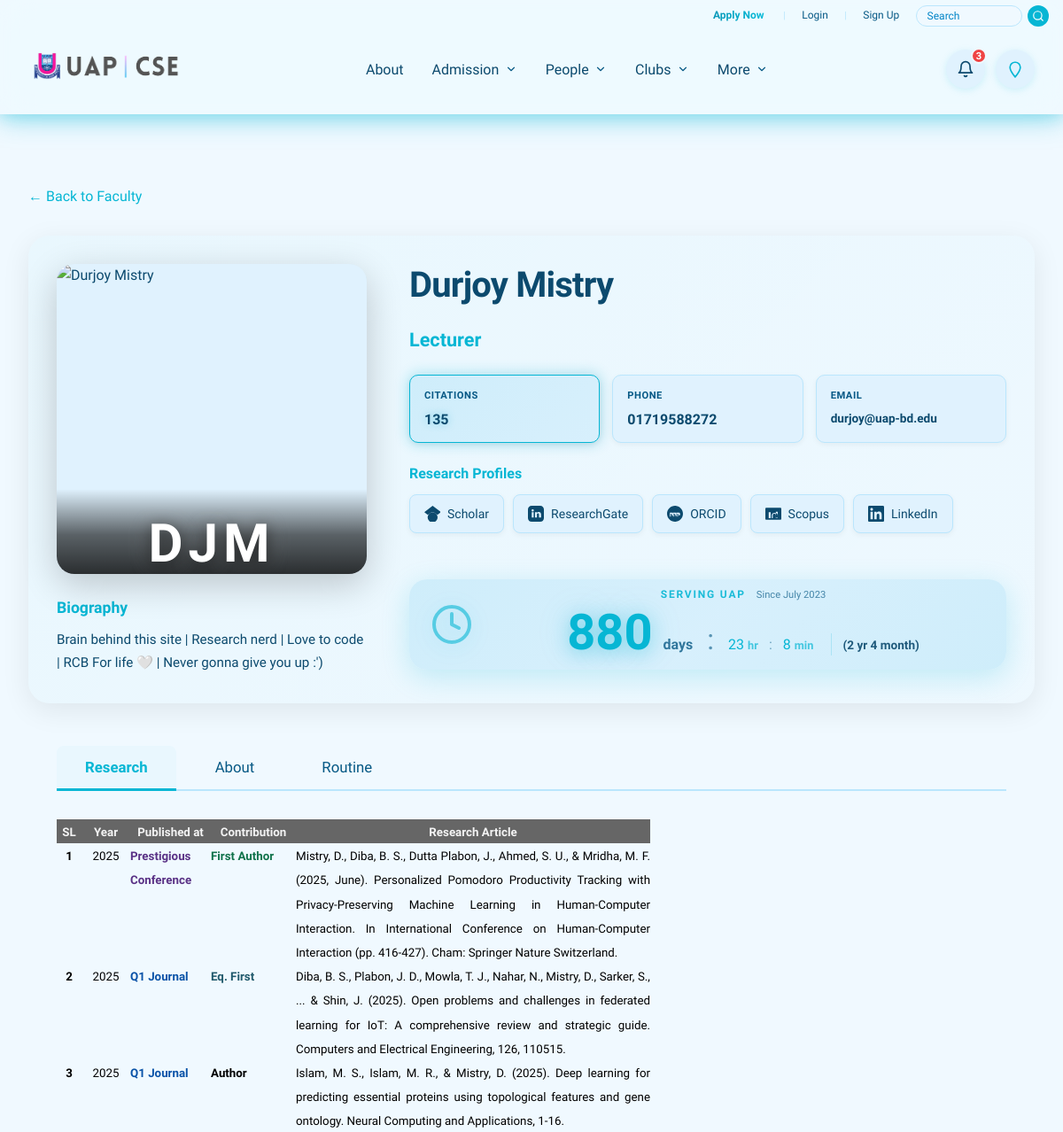
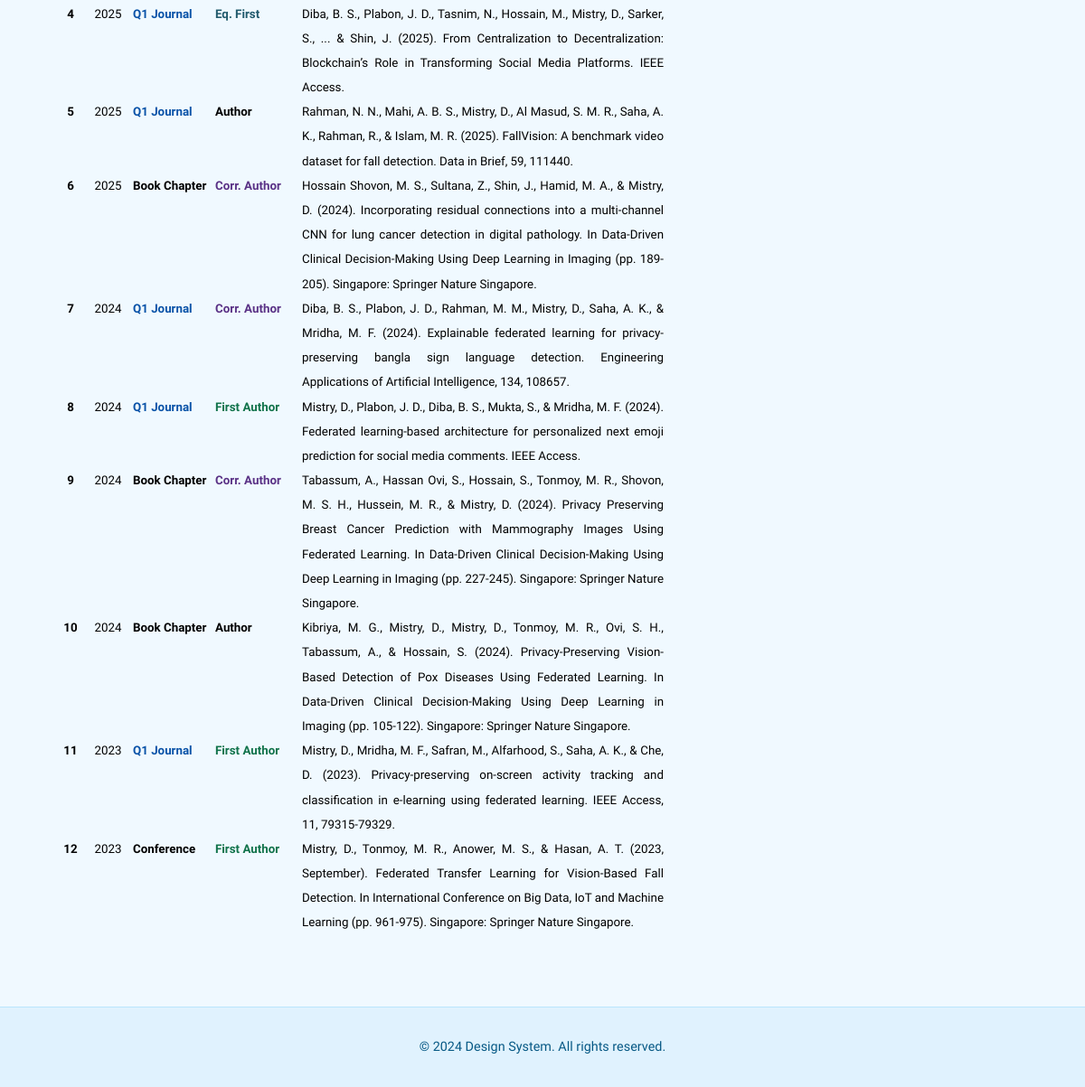
Page /people/faculty/1/ on the earlier database version (2 pictures, top to bottom).
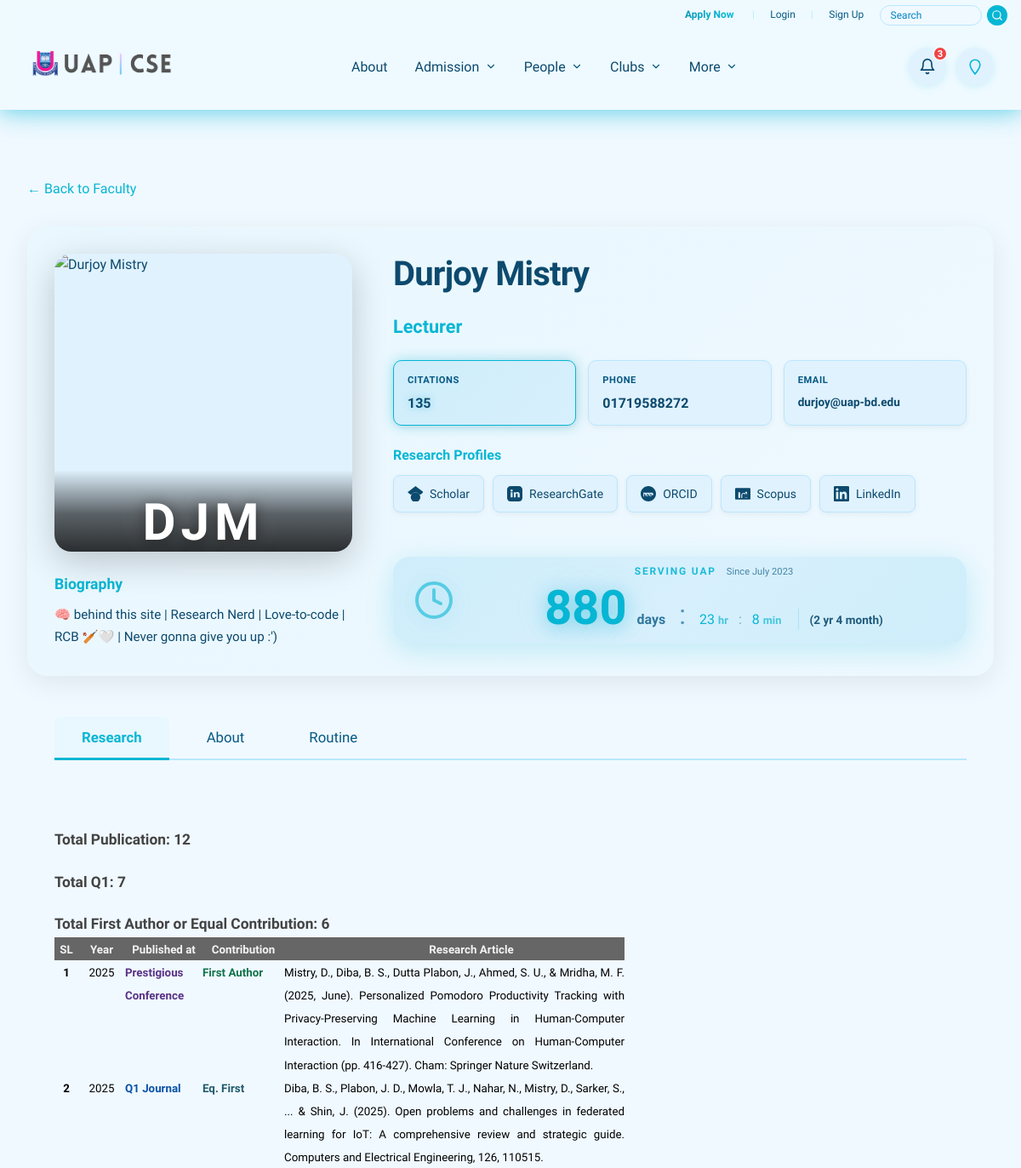
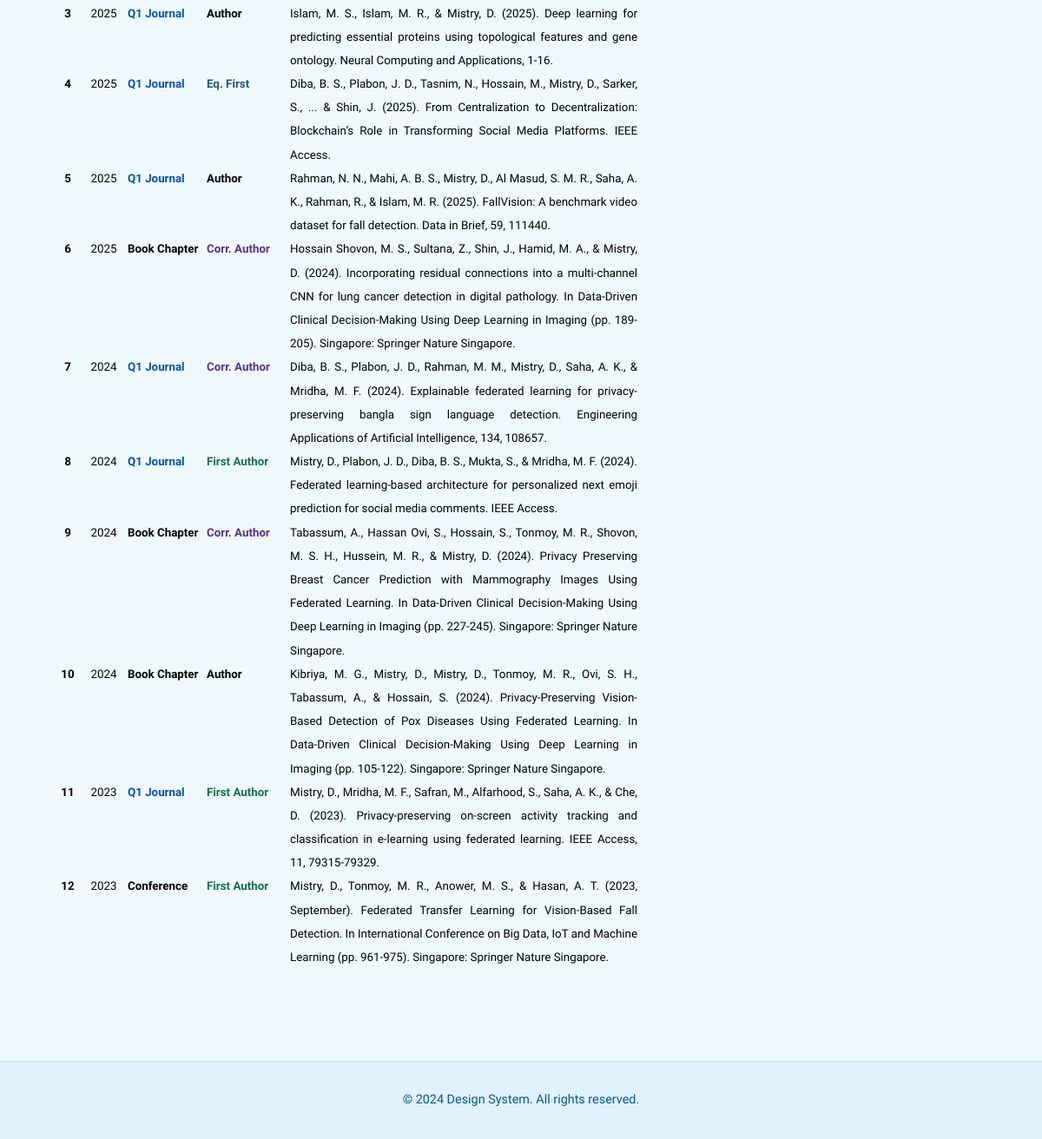
Same page on the later database version (2 pictures, top to bottom).
### people/models.py (models this page shows, shortened)
class Faculty(models.Model):
    DESIGNATION_CHOICES = [
        ('Professor', 'Professor'),
        ('Associate Professor', 'Associate Professor'),
        ('Assistant Professor', 'Assistant Professor'),
        ('Lecturer', 'Lecturer'),
        ('Teaching Assistant', 'Teaching Assistant'),
    ]
    base_user = models.OneToOneField(
        BaseUser,
        on_delete=models.CASCADE,
        primary_key=True,
        related_name='faculty_profile',
        help_text="Base user account"
    )
    name = models.CharField(
        max_length=50,
        default="Name",
        help_text="Full name of the faculty member"
    )
    shortname = models.CharField(
        max_length=5,
        default='N/A',
        help_text="Short name or initials"
    )
    designation = models.CharField(
        max_length=20,
        choices=DESIGNATION_CHOICES,
        null=True,
        blank=True,
        help_text="Academic designation"
    )
    phone = models.CharField(
        max_length=11,
        blank=True,
        null=True,
        help_text="Contact phone number"
    )
    bio = models.CharField(
        max_length=92,
        blank=True,
        null=True,
        help_text="Short biography (max 92 characters)"
    )
    about = RichTextField(
        blank=True,
        null=True,
        help_text="Detailed about section with rich text"
    )
    profile_pic = ImageCropField(
        upload_to='faculty_photos/',
        null=True,
        blank=True,
        help_text="Faculty profile picture"
    )
    cropping = ImageRatioField(
        'profile_pic',
        '400x400',
        size_warning=True,
        help_text="Crop image to 1:1 aspect ratio (400x400)"
    )
    joining_date = models.DateField(
        null=True,
        blank=True,
        help_text="Date when faculty joined"
    )
    google_scholar_url = models.URLField(
        max_length=255,
        blank=True,
        null=True,
        help_text="Google Scholar profile URL"
    )
    researchgate_url = models.URLField(
        max_length=255,
        blank=True,
        null=True,
        help_text="ResearchGate profile URL"
    )
    orcid_url = models.URLField(
        max_length=255,
        blank=True,
        null=True,
        help_text="ORCID profile URL"
    )
    scopus_url = models.URLField(
        max_length=255,
        blank=True,
        null=True,
        help_text="Scopus profile URL"
    )
    linkedin_url = models.URLField(
        max_length=255,
        blank=True,
        null=True,
        help_text="LinkedIn profile URL"
    )
    researches = RichTextField(
        blank=True,
        null=True,
        help_text="Research information with rich text"
    )
    citation = models.PositiveIntegerField(
        default=0,
        blank=True,
        null=True,
        help_text="Total citations count"
    )
    sl = models.PositiveIntegerField(
        validators=[MinValueValidator(1)],
        blank=True,
        null=True,
        help_text="Serial number for ordering"
    )
    routine = RichTextField(
        blank=True,
        null=True,
        help_text="Faculty routine with rich text"
    )
    class Meta:
        verbose_name = 'Faculty'
        verbose_name_plural = 'Faculties'
        ordering = ['sl']

class BaseUser(AbstractUser):
    USER_TYPE_CHOICES = [
        ('faculty', 'Faculty'),
        ('staff', 'Staff'),
        ('officer', 'Officer'),
        ('club_member', 'Club Member'),
    ]
    ACCESS_LEVEL_CHOICES = [
        ('5', 'Head'),
        ('4', 'Super Admin'),
        ('3', 'Course Access'),
        ('2', 'General User'),
        ('1', 'Club Member'),
    ]
    allowed_email = models.OneToOneField(
        AllowedEmail,
        on_delete=models.CASCADE,
        related_name='base_user',
        blank=True,
        null=True,
        help_text="Reference to the allowed email entry (optional for superusers)"
    )
    user_type = models.CharField(
        max_length=20,
        choices=USER_TYPE_CHOICES,
        blank=True,
        null=True,
        help_text="Type of user (synced from AllowedEmail, optional for superusers)"
    )
    access_level = models.CharField(
        max_length=1,
        choices=ACCESS_LEVEL_CHOICES,
        blank=True,
        null=True,
        help_text="Access level (synced from AllowedEmail, optional for superusers)"
    )
    phone_number = models.CharField(
        max_length=20,
        blank=True,
        null=True,
        help_text="Contact phone number"
    )
    profile_picture = models.ImageField(
        upload_to='user_profiles/',
        blank=True,
        null=True,
        help_text="User profile picture"
    )
    created_at = models.DateTimeField(
        auto_now_add=True,
        help_text="Account creation date"
    )
    updated_at = models.DateTimeField(
        auto_now=True,
        help_text="Last update date"
    )
    class Meta:
        verbose_name = 'Base User'
        verbose_name_plural = 'Base Users'
        ordering = ['-created_at']

### people/views.py (the view)
# urls.py: path('faculty/<int:pk>/', views.faculty_detail, name='faculty_detail'),
def faculty_detail(request, pk):
    from datetime import date, datetime
    from django.utils import timezone
    faculty = get_object_or_404(Faculty, pk=pk)
    service_data = None
    if faculty.joining_date:
        today = timezone.now()
        joining_datetime = timezone.make_aware(datetime.combine(faculty.joining_date, datetime.min.time()))
        delta = today - joining_datetime
        total_days = delta.days
        total_seconds = delta.total_seconds()
        hours = int((total_seconds % 86400) // 3600)
        minutes = int((total_seconds % 3600) // 60)
        today_date = today.date()
        joining = faculty.joining_date
        years = today_date.year - joining.year
        months = today_date.month - joining.month
        days_in_month = today_date.day - joining.day
        if days_in_month < 0:
            months -= 1
            if today_date.month == 1:
                from calendar import monthrange
                days_in_prev_month = monthrange(today_date.year - 1, 12)[1]
            else:
                from calendar import monthrange
                days_in_prev_month = monthrange(today_date.year, today_date.month - 1)[1]
            days_in_month += days_in_prev_month
        if months < 0:
            years -= 1
            months += 12
        service_data = {
            'total_days': total_days,
            'hours': hours,
            'minutes': minutes,
            'years': years,
            'months': months,
        }
    context = {
        'faculty': faculty,
        'service_data': service_data,
    }
    return render(request, 'people/faculty_detail.html', context)

### templates/people/faculty_detail.html (shortened to what this page needs)
{% extends 'base.html' %}
{% load static %}
{% block content %}
<div class="container">
    <section class="faculty-detail">
        <div class="detail-header">
            <a href="{% url 'people:faculty_list' %}" class="back-link">
                ← Back to Faculty
            </a>
        </div>
        <div class="faculty-profile-section">
            <div class="faculty-image-bio-column">
                <div class="faculty-profile-image">
                    <img src="{% if faculty.profile_pic %}/media/{{ faculty.profile_pic.name }}{% else %}/media/defaults/people.png{% endif %}" alt="{{ faculty.name }}">
                    {% if faculty.shortname %}
                    <div class="faculty-shortname-overlay">{{ faculty.shortname }}</div>
                    {% endif %}
                </div>
                {% if faculty.bio %}
                <div class="bio-section-below-image">
                    <br>
                    <h3 class="section-title">Biography</h3>
                    <p class="faculty-bio-text">{{ faculty.bio|truncatechars:400 }}</p>
                </div>
                {% endif %}
            </div>
            <div class="faculty-profile-info">
                <h1 class="faculty-detail-name">{{ faculty.name }}</h1>
                {% if faculty.designation %}
                    <p class="faculty-detail-designation">{{ faculty.designation }}</p>
                {% endif %}
                <div class="info-grid">
                    {% if faculty.citation %}
                    <div class="info-item citation-item">
                        <span class="info-label">Citations</span>
                        <span class="info-value citation-value">{{ faculty.citation|floatformat:0 }}</span>
                    </div>
                    {% endif %}
                    {% if faculty.phone %}
                    <div class="info-item">
                        <span class="info-label">Phone</span>
                        <span class="info-value">{{ faculty.phone }}</span>
                    </div>
                    {% endif %}
                    {% if faculty.base_user.email %}
                    <div class="info-item">
                        <span class="info-label">Email</span>
                        <span class="info-value email-value">{{ faculty.base_user.email }}</span>
                    </div>
                    {% endif %}
                </div>
                {% if faculty.google_scholar_url or faculty.researchgate_url or faculty.orcid_url or faculty.scopus_url or faculty.linkedin_url %}
                <div class="social-links-section">
                    <h3 class="section-title">Research Profiles</h3>
                    <div class="research-links">
                        {% if faculty.google_scholar_url %}
                            <a href="{{ faculty.google_scholar_url }}" target="_blank" rel="noopener noreferrer" class="research-link" title="Google Scholar">
                                <svg xmlns="http://www.w3.org/2000/svg" width="24" height="24" viewBox="0 0 24 24" fill="currentColor">
                                    <path d="M5.242 13.769L0 9.5 12.5 0 25 9.5l-5.242 4.269C17.548 11.249 14.978 9.5 12.5 9.5c-2.477 0-5.048 1.748-7.258 4.269zM12.5 10a7.5 7.5 0 1 0 0 15 7.5 7.5 0 0 0 0-15z"/>
                                </svg>
                                <span>Scholar</span>
                            </a>
                        {% endif %}
                        {% if faculty.researchgate_url %}
                            <a href="{{ faculty.researchgate_url }}" target="_blank" rel="noopener noreferrer" class="research-link" title="ResearchGate">
                                <span>ResearchGate</span>
                            </a>
                        {% endif %}
                        {% if faculty.orcid_url %}
                            <a href="{{ faculty.orcid_url }}" target="_blank" rel="noopener noreferrer" class="research-link" title="ORCID">
                                <span>ORCID</span>
                            </a>
                        {% endif %}
                        {% if faculty.scopus_url %}
                            <a href="{{ faculty.scopus_url }}" target="_blank" rel="noopener noreferrer" class="research-link" title="Scopus">
                                <span>Scopus</span>
                            </a>
                        {% endif %}
                        {% if faculty.linkedin_url %}
                            <a href="{{ faculty.linkedin_url }}" target="_blank" rel="noopener noreferrer" class="research-link" title="LinkedIn">
                                <span>LinkedIn</span>
                            </a>
                        {% endif %}
                    </div>
                </div>
                {% endif %}
                {% if service_data %}
                <div class="service-duration-section">
                    <div class="service-time-icon">
                        <svg xmlns="http://www.w3.org/2000/svg" width="64" height="64" viewBox="0 0 24 24" fill="none" stroke="currentColor" stroke-width="2" stroke-linecap="round" stroke-linejoin="round">
                            <circle cx="12" cy="12" r="10"></circle>
                            <polyline points="12 6 12 12 16 14"></polyline>
                        </svg>
                    </div>
                    <div class="service-duration-card">
                        <div class="service-duration-header">
                            <span class="service-label">Serving UAP</span>
                            {% if faculty.joining_date %}
                            <span class="service-joining-date">Since {{ faculty.joining_date|date:"F Y" }}</span>
                            {% endif %}
                        </div>
                        <div class="service-duration-content">
                            <div class="service-time-main">
                                <span class="service-days">{{ service_data.total_days }}</span>
                                <span class="service-unit">days</span>
                                <span class="service-separator-main">:</span>
                                <span class="service-time-item">{{ service_data.hours }}<span class="service-time-label">hr</span></span>
                                <span class="service-time-separator">:</span>
                                <span class="service-time-item">{{ service_data.minutes }}<span class="service-time-label">min</span></span>
                                <span class="service-summary-inline">
                                    <span class="service-summary-text">({{ service_data.years }} yr {{ service_data.months }} month)</span>
                                </span>
                            </div>
                        </div>
                    </div>
                </div>
                {% endif %}
            </div>
        </div>
        <div class="faculty-tabs">
            <div class="tab-buttons">
                <button class="tab-button active" data-tab="research">Research</button>
                <button class="tab-button" data-tab="about">About</button>
                <button class="tab-button" data-tab="routine">Routine</button>
            </div>
            <div class="tab-content">
                <div class="tab-pane active" id="research-tab">
                    {% if faculty.researches %}
                        <div class="faculty-research-content">
                            {{ faculty.researches|safe }}
                        </div>
                    {% else %}
                        <p class="no-content">No research information available.</p>
                    {% endif %}
                </div>
            </div>
        </div>
    </section>
</div>
{% endblock %}

Differences in the rows shown:
changed Faculty "DJM": bio "Brain behind this site | Research nerd | Love to code | RCB For life 🤍 | Never gonna give you up :')" → "🧠 behind this site | Research Nerd | Love-to-code | RCB 🏏🤍 | Never gonna give you up :')"; researches "SL Year Published at…" → "Total Publication: 12 Total Q1: 7 Total First Author or Equal Contribution: 6 SL Year Published at…"
